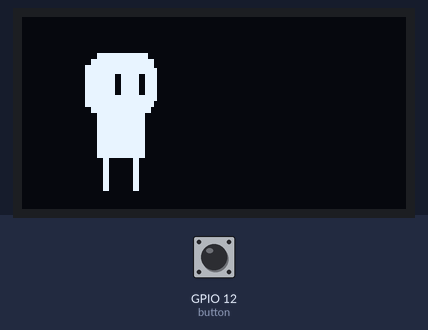
This sketch was run on a simulated ESP32. Parts: 128×64 one-colour display. The inputs (shaded band) are chosen by the test bench; at power-on: GPIO 12 (button) LOW. What the sketch prints to the serial monitor is not drawn.

Above: at 1.2 s.
1.3 s: GPIO 12 (button) pulled HIGH for 1 s
At 2.47 s:
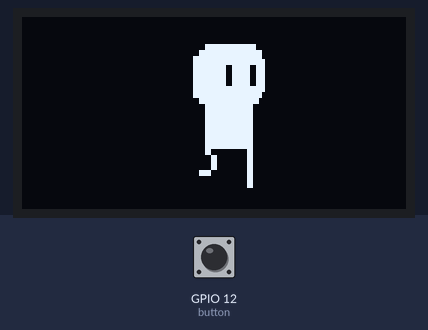
2.9 s: GPIO 12 (button) pulled HIGH for 3.2 s
At 5.8 s:
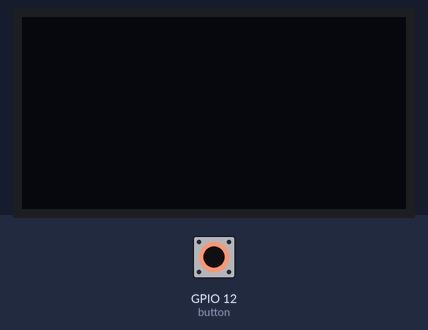
6.7 s: GPIO 12 (button) pulled HIGH for 1 s
At 8.39 s:
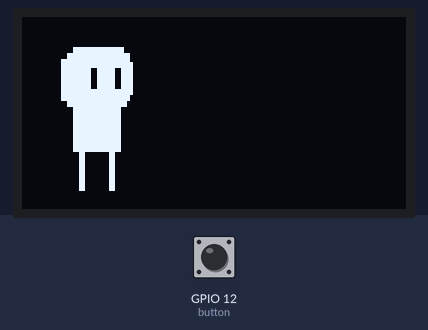
Timing chart, 0 to 9.9 s (numbered marks = the images above; inputs shaded):
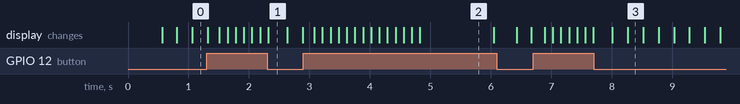

The sketch:

wk4.ino
```cpp
#include <Wire.h>
#include <SPI.h>
#include "SSD1306Wire.h"
#include "animation.h"
#define Logo_width 64
#define Logo_height 64

SSD1306Wire  display(0x3c, 21, 22);
int button = 12;
int old_st = 0;
int cur_st = 0;
int walking = 0;
unsigned long old_time = 0;
unsigned long cur_time = 0;
int walk_count = 0;
int idle_count = 0;
int walk_duration = 120;
int idle_duration = 250;
int curpos_x = 0;

void setup() {
  pinMode(button,INPUT);
  Serial.begin(9600);
  display.init();
  display.setContrast(255);
  cur_time = millis();
  old_time = cur_time;
  display.clear();
  display.drawXbm(0,0,Logo_width,Logo_height,idle[idle_count]);
  display.display();
}

void loop() {
  cur_time = millis();
  cur_st = digitalRead(button);
  Serial.println(cur_st);
  delay(30);
  if(old_st == 0 && cur_st == 1)
  {
    walking = 1;
    walk_count = 0;
    old_time = cur_time;
    cur_time = cur_time + walk_duration;
  }
  if(old_st == 1 && cur_st == 0)
  {
    walking = 0;
    old_time = cur_time;
    cur_time = cur_time + idle_duration;
  }
  old_st = cur_st;
  if(walking)
  {
    if((cur_time - old_time) > walk_duration)
    {
      display.clear();
      curpos_x = curpos_x + 40*(cur_time - old_time)/1000;
      if(curpos_x > (64+64))
      {
        curpos_x = -64;
      }
      display.drawXbm(curpos_x,0,Logo_width,Logo_height,walk[walk_count]);
      display.display();
      walk_count++;
      if(walk_count > 7)
      {
        walk_count = 0;
      }
      old_time = cur_time;
    }
  }
  else{
    if((cur_time - old_time) > idle_duration)
    {
      display.clear();
      display.drawXbm(curpos_x,0,Logo_width,Logo_height,idle[idle_count]);
      display.display();
      idle_count++;
      if(idle_count > 1)
      {
        idle_count = 0;
      }
      old_time = cur_time;
    }
  }
}
```

Source omitted: animation.h (data table, 32816 bytes)

Measured:
- after the input at 1.3 s, the display: first differs from a run without the input after 0.21 s (image 1 shows a later state)
- after the input at 2.9 s, the display: first changes after 0.18 s (image 2 shows a later state)
- after the input at 6.7 s, the display: first changes after 0.19 s (image 3 shows a later state)
